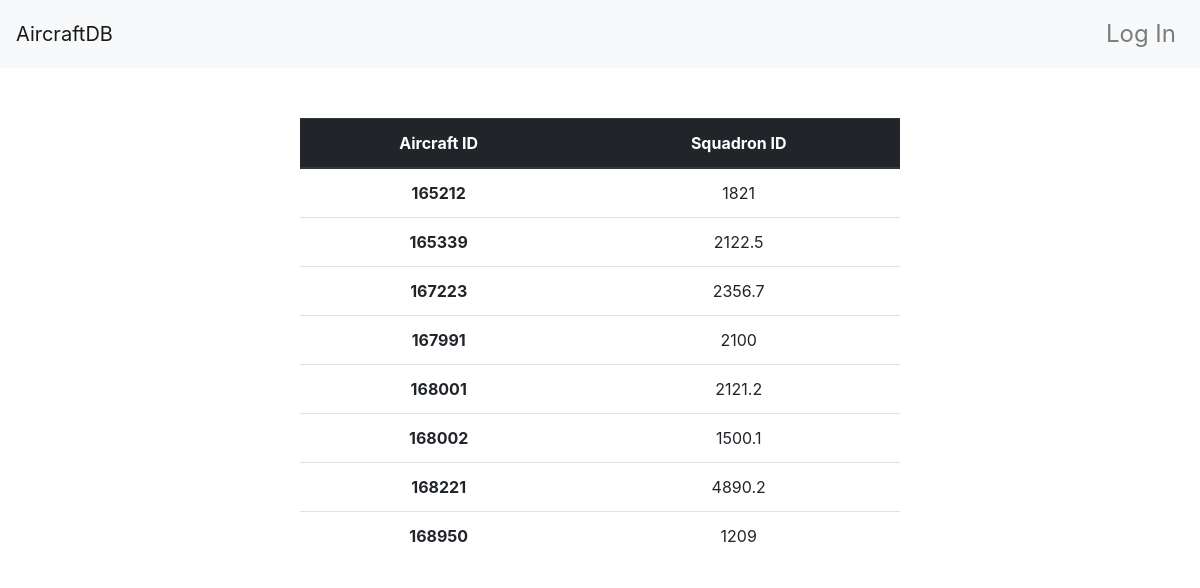
Screenshot of /mechanic/aircraft with the database file from the repository.
### app/models.py (models this page shows, shortened)
class Aircraft(db.Model):
    __tablename__= 'aircrafts'
    id = db.Column(db.Integer, primary_key=True)
    t_m_s = db.Column(db.String(64))
    squardron_id = db.Column(db.Integer, db.ForeignKey('squadron.id'))
    airframe_hours = db.Column(db.Integer)
    '''
    Insert aircraft data into the database
    '''

### app/main/views.py (the view)
@main.route('/mechanic/aircraft')
def mechanic_get_aircraft():
    result=[]
    sql = "SELECT id, airframe_hours FROM aircrafts"
    data = db.engine.execute(sql)
    for row in data:
        result.append(row)
    return render_template('mechanic/aircraft.html', result=result)

### app/templates/mechanic/aircraft.html
{% extends "base.html" %}
{% block page_content %}
  <div class="second-container">
    <table class="table">
    <thead class="thead-dark">
      <tr>
        <th scope="col">Aircraft ID</th>
        <th scope="col">Squadron ID</th>
      </tr>
    </thead>
    <tbody>
    {% for aircraft in result %}
      <tr>
        <th scope="row"> {{aircraft.id}} </th>
        <td>{{aircraft.airframe_hours}}</td>
        {% endfor %}
    </tbody>
  </table>
  </div>
{% endblock %}

### app/templates/base.html (shortened to what this page needs)
<!doctype html>
<html lang="en">
  <head>
    <link rel="stylesheet" href="../../static/style.css">
    <link rel="stylesheet" href="https://maxcdn.bootstrapcdn.com/bootstrap/4.0.0-beta.2/css/bootstrap.min.css">
  </head>
{% block navbar %}
<nav class="navbar navbar-expand-lg navbar-light bg-light">
  <a class="navbar-brand" href="#">AircraftDB</a>
  <div class="collapse navbar-collapse" id="navbarNav">
    <ul class="navbar-nav ">
        {% if current_user.is_authenticated %}
        <li class="nav-item">
          <a class="nav-link" href="{{ url_for('auth.logout') }}">Log Out</a>
        </li>
        {% else %}
        <li class="nav-item">
          <a class="nav-link" href="{{ url_for('auth.login') }}">Log In</a>
        </li>
        {% endif %}
    </ul>
  </div>
</nav>
{% endblock %}
{% block content %}
  <div>
{% block page_content %}{% endblock %}
</div>
{% endblock %}

### app/static/style.css (style rules this page uses)
.nav-link { font-size: 24px; }
div.second-container { margin-top: 50px; text-align: center; }
div.second-container table { width: 50%; margin: auto; float: none;; }

### rows the page displays
Aircraft: id "165212", airframe_hours "1821"
Aircraft: id "165339", airframe_hours "2122.5"
Aircraft: id "167223", airframe_hours "2356.7"
Aircraft: id "167991", airframe_hours "2100"
Aircraft: id "168001", airframe_hours "2121.2"
Aircraft: id "168002", airframe_hours "1500.1"
Aircraft: id "168221", airframe_hours "4890.2"
Aircraft: id "168950", airframe_hours "1209"
